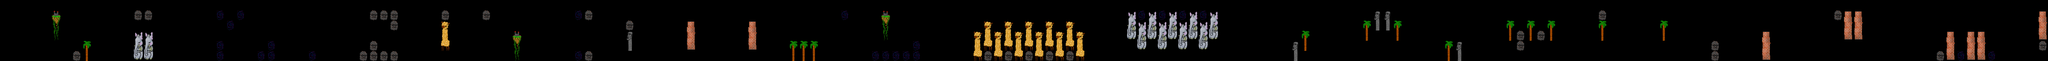

A level layout from a 2D game, rendered from its tile map. Below: a short description, then the map file with tile-grid data replaced by summaries:
An orthogonal 200x6 tile map with 84x84 px tiles, 1 tile layer (blockedLayer) and 60 objects.

<map version="1.0" orientation="orthogonal" renderorder="right-down" width="200" height="6" tilewidth="84" tileheight="84" nextobjectid="157">
 <tileset firstgid="1" name="tiles_spreadsheet" tilewidth="84" tileheight="84" tilecount="24" columns="6">
  <image source="../images/Pigsheets/PigSheet_Normal.png" width="504" height="336" />
 </tileset>
 <layer name="blockedLayer" width="200" height="6">
  <data>[1200 cells, 196 non-empty, 18 distinct tile ids]</data>
 </layer>
 <objectgroup name="objectsLayer">
  <object id="96" gid="3" x="332" y="335" width="84" height="84">
   <properties>
    <property name="sprite" value="ice" />
    <property name="type" value="cold" />
   </properties>
  </object>
  <object id="97" gid="3" x="254" y="338" width="84" height="84">
   <properties>
    <property name="sprite" value="ice" />
    <property name="type" value="cold" />
   </properties>
  </object>
  <object id="98" gid="3" x="752" y="335" width="84" height="84">
   <properties>
    <property name="sprite" value="ice" />
    <property name="type" value="cold" />
   </properties>
  </object>
  <object id="99" gid="3" x="3524" y="422" width="84" height="84">
   <properties>
    <property name="sprite" value="ice" />
    <property name="type" value="cold" />
   </properties>
  </object>
  <object id="100" gid="3" x="4622" y="335" width="84" height="84">
   <properties>
    <property name="sprite" value="ice" />
    <property name="type" value="cold" />
   </properties>
  </object>
  <object id="101" gid="3" x="4535" y="338" width="84" height="84">
   <properties>
    <property name="sprite" value="ice" />
    <property name="type" value="cold" />
   </properties>
  </object>
  <object id="102" gid="3" x="7307" y="416" width="84" height="84">
   <properties>
    <property name="sprite" value="ice" />
    <property name="type" value="cold" />
   </properties>
  </object>
  <object id="103" gid="3" x="7979" y="167" width="84" height="84">
   <properties>
    <property name="sprite" value="ice" />
    <property name="type" value="cold" />
   </properties>
  </object>
  <object id="104" gid="2" x="1515" y="419" width="84" height="84">
   <properties>
    <property name="sprite" value="icecream" />
    <property name="type" value="cold" />
   </properties>
  </object>
  <object id="105" gid="2" x="3024" y="338" width="84" height="84">
   <properties>
    <property name="sprite" value="icecream" />
    <property name="type" value="cold" />
   </properties>
  </object>
  <object id="106" gid="2" x="2940" y="167" width="84" height="84">
   <properties>
    <property name="sprite" value="icecream" />
    <property name="type" value="cold" />
   </properties>
  </object>
  <object id="107" gid="2" x="5121" y="506" width="84" height="84">
   <properties>
    <property name="sprite" value="icecream" />
    <property name="type" value="cold" />
   </properties>
  </object>
  <object id="108" gid="2" x="5628" y="500" width="84" height="84">
   <properties>
    <property name="sprite" value="icecream" />
    <property name="type" value="cold" />
   </properties>
  </object>
  <object id="109" gid="2" x="6048" y="338" width="84" height="84">
   <properties>
    <property name="sprite" value="icecream" />
    <property name="type" value="cold" />
   </properties>
  </object>
  <object id="110" gid="2" x="5964" y="338" width="84" height="84">
   <properties>
    <property name="sprite" value="icecream" />
    <property name="type" value="cold" />
   </properties>
  </object>
  <object id="111" gid="2" x="6633" y="338" width="84" height="84">
   <properties>
    <property name="sprite" value="icecream" />
    <property name="type" value="cold" />
   </properties>
  </object>
  <object id="112" gid="2" x="7809" y="422" width="84" height="84">
   <properties>
    <property name="sprite" value="icecream" />
    <property name="type" value="cold" />
   </properties>
  </object>
  <object id="113" gid="2" x="9072" y="503" width="84" height="84">
   <properties>
    <property name="sprite" value="icecream" />
    <property name="type" value="cold" />
   </properties>
  </object>
  <object id="114" gid="2" x="9153" y="341" width="84" height="84">
   <properties>
    <property name="sprite" value="icecream" />
    <property name="type" value="cold" />
   </properties>
  </object>
  <object id="115" gid="2" x="11001" y="338" width="84" height="84">
   <properties>
    <property name="sprite" value="icecream" />
    <property name="type" value="cold" />
   </properties>
  </object>
  <object id="116" gid="2" x="11340" y="341" width="84" height="84">
   <properties>
    <property name="sprite" value="icecream" />
    <property name="type" value="cold" />
   </properties>
  </object>
  <object id="117" gid="2" x="12432" y="176" width="84" height="84">
   <properties>
    <property name="sprite" value="icecream" />
    <property name="type" value="cold" />
   </properties>
  </object>
  <object id="118" gid="2" x="13272" y="506" width="84" height="84">
   <properties>
    <property name="sprite" value="icecream" />
    <property name="type" value="cold" />
   </properties>
  </object>
  <object id="119" gid="2" x="13356" y="425" width="84" height="84">
   <properties>
    <property name="sprite" value="icecream" />
    <property name="type" value="cold" />
   </properties>
  </object>
  <object id="120" gid="2" x="13776" y="248" width="84" height="84">
   <properties>
    <property name="sprite" value="icecream" />
    <property name="type" value="cold" />
   </properties>
  </object>
  <object id="121" gid="2" x="15963" y="254" width="84" height="84">
   <properties>
    <property name="sprite" value="icecream" />
    <property name="type" value="cold" />
   </properties>
  </object>
  <object id="122" gid="2" x="15372" y="416" width="84" height="84">
   <properties>
    <property name="sprite" value="icecream" />
    <property name="type" value="cold" />
   </properties>
  </object>
  <object id="123" gid="2" x="14787" y="167" width="84" height="84">
   <properties>
    <property name="sprite" value="icecream" />
    <property name="type" value="cold" />
   </properties>
  </object>
  <object id="125" gid="1" x="7396" y="170" width="84" height="84">
   <properties>
    <property name="sprite" value="snowman" />
    <property name="type" value="cold" />
   </properties>
  </object>
  <object id="126" gid="1" x="10336" y="422" width="84" height="84">
   <properties>
    <property name="sprite" value="snowman" />
    <property name="type" value="cold" />
   </properties>
  </object>
  <object id="127" gid="1" x="11926" y="338" width="84" height="84">
   <properties>
    <property name="sprite" value="snowman" />
    <property name="type" value="cold" />
   </properties>
  </object>
  <object id="128" gid="1" x="15460" y="167" width="84" height="84">
   <properties>
    <property name="sprite" value="snowman" />
    <property name="type" value="cold" />
   </properties>
  </object>
  <object id="129" gid="4" x="2183" y="162" width="84" height="84">
   <properties>
    <property name="sprite" value="dwarf" />
    <property name="type" value="hot" />
   </properties>
  </object>
  <object id="130" gid="4" x="5627" y="168" width="84" height="84">
   <properties>
    <property name="sprite" value="dwarf" />
    <property name="type" value="hot" />
   </properties>
  </object>
  <object id="131" gid="4" x="10160" y="501" width="84" height="84">
   <properties>
    <property name="sprite" value="dwarf" />
    <property name="type" value="hot" />
   </properties>
  </object>
  <object id="132" gid="4" x="14447" y="252" width="84" height="84">
   <properties>
    <property name="sprite" value="dwarf" />
    <property name="type" value="hot" />
   </properties>
  </object>
  </objectgroup>
</map>
<!-- 24 of 60 objects omitted -->